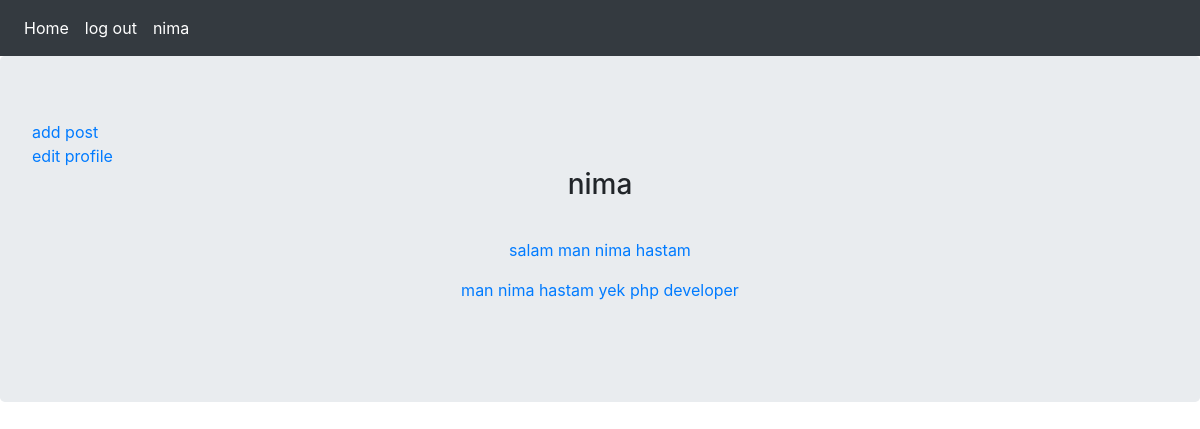
The page /account/dashboard/2/ (signed in) on the database its author committed.
### posts/models.py (models this page shows, shortened)
class post(models.Model):
    user=models.ForeignKey(User, on_delete=models.CASCADE)
    body=models.TextField(max_length=500)
    slug=models.SlugField(max_length=200,allow_unicode=True)
    created=models.DateTimeField(auto_now_add=True)
    def get_absolute_url(self):
        return reverse('posts:post_detail',args=[self.created.year,self.created.month,self.created.day,self.created.second])

### account/views.py (the view)
# urls.py: path('dashboard/<int:userid>/', views.user_dashboard , name='dashboard'),
@login_required
def user_dashboard(request,userid):
    user=get_object_or_404(User,id=userid)
    posts=post.objects.filter(user=user)
    self_dash=False
    relation=Relation.objects.filter(from_user=request.user , to_user=user)
    if request.user.id == userid:
        self_dash=True
    return render(request, 'account/dashboard.html',{'user':user,'posts':posts,'self_dash':self_dash,'relation':relation})

### account/templates/account/dashboard.html (shortened to what this page needs)
{% extends 'base.html' %}
{% load static %}
{% block content %}
    {% if self_dash %}
    <a href="{% url 'posts:add_post' user.id %}">add post</a> </br>
    <a href="{% url 'account:edit_profile' user.id %}">edit profile</a>
    {% endif %}
    <h3 class="text-center">{{ user.username }}</h3>
    <div class="card-body">
    {% for post in posts %}
        <p class="text-center">
    <a href="{{ post.get_absolute_url }}"> {{ post.body }} </a>
            </p>
    {% empty %}
        <p>this user dont have any post</p>
    {% endfor %}
    </div>
{% endblock %}

### templates/inc/navbar.html
<nav class="navbar navbar-expand-lg navbar-dark bg-dark">
    <div class="navbar-nav">
        <a class="nav-link active" href="{% url  'posts:all_posts' %}">Home</a>
        {% if request.user.is_authenticated %}
            <a class="nav-link active" href="{% url  'account:logout' %}">log out</a>
            <a class="nav-link active" href="{% url  'account:dashboard' request.user.id %}">{{ request.user}}</a>
        {% else %}
            <a class="nav-link active" href="{% url  'account:login' %}">login</a>
            <a class="nav-link active" href="{% url  'account:phone_login' %}">phone login</a>
            <a class="nav-link active" href="{% url  'account:register' %}">register</a>
        {% endif %}
    </div>
</nav>

### rows shown on the page
post: body "salam man nima hastam"
post: body "man nima hastam yek php developer"

### other values the page prints
{{ request.user }} "nima"
{{ user.username }} "nima"
